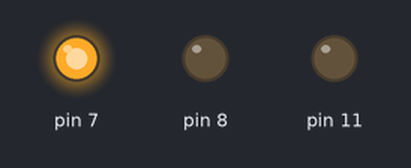
The sketch below on a simulated Arduino Uno, built with avr-gcc and run on an emulated ATmega328P. Parts: output pins drawn as LEDs (lit = HIGH).

Above: at 0.5 s.
At 2.5 s:
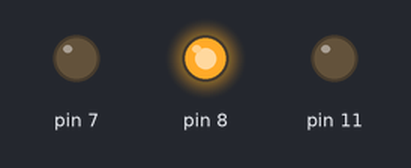
At 4.5 s:
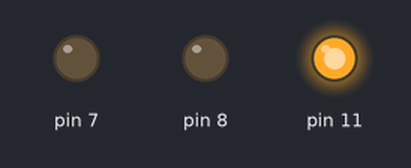
At 5.5 s:
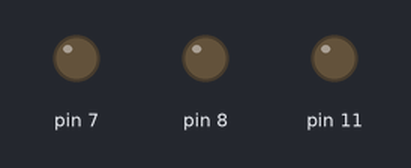
Timing chart, 0 to 7.8 s (numbered marks = the images above):
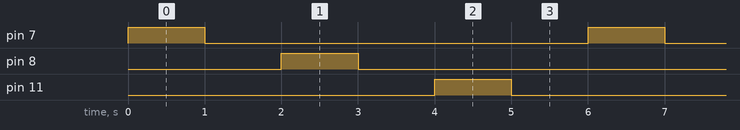

Measured:
- by itself, pin 7, pin 8, pin 11: alternates HIGH for 1.0 s and LOW for 5.0 s
- by itself, everything shown: repeats every 6.0 s, in 6 steps

The sketch:

LED_code.ino
```cpp
void LEDON(int pinNumber) {
  digitalWrite(pinNumber, HIGH);
  delay(1000);
  digitalWrite(pinNumber, LOW);
  delay(1000);
}

void setup() {
  pinMode(7, OUTPUT);
  pinMode(8, OUTPUT);
  pinMode(11, OUTPUT);
}

void loop() {
  LEDON(7);
  LEDON(8);
  LEDON(11);
}
```
